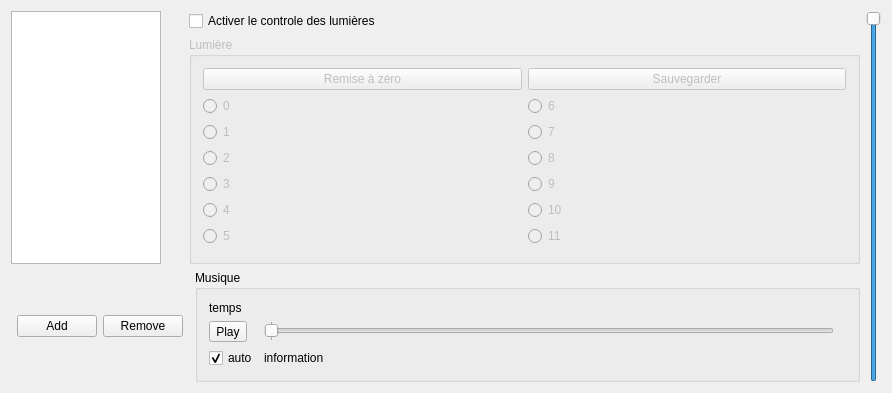
<?xml version="1.0" encoding="UTF-8"?>
<ui version="4.0">
 <class>MainWindow</class>
 <widget class="QMainWindow" name="MainWindow">
  <property name="geometry">
   <rect>
    <x>0</x>
    <y>0</y>
    <width>892</width>
    <height>393</height>
   </rect>
  </property>
  <property name="windowTitle">
   <string>RMusicPlayer</string>
  </property>
  <property name="windowIcon">
   <iconset resource="ressource.qrc">
    <normaloff>:/icones/filigrame.png</normaloff>:/icones/filigrame.png</iconset>
  </property>
  <widget class="QWidget" name="centralWidget">
   <layout class="QGridLayout" name="gridLayout_2">
    <item row="2" column="4">
     <widget class="QGroupBox" name="grpMusic">
      <property name="maximumSize">
       <size>
        <width>16777215</width>
        <height>150</height>
       </size>
      </property>
      <property name="title">
       <string>Musique</string>
      </property>
      <layout class="QGridLayout" name="gridLayout">
       <item row="0" column="0" colspan="4">
        <widget class="QLabel" name="lblTime">
         <property name="maximumSize">
          <size>
           <width>16777215</width>
           <height>20</height>
          </size>
         </property>
         <property name="text">
          <string>temps</string>
         </property>
        </widget>
       </item>
       <item row="3" column="0">
        <widget class="QCheckBox" name="chkAutoPlay">
         <property name="text">
          <string>auto</string>
         </property>
         <property name="checked">
          <bool>true</bool>
         </property>
        </widget>
       </item>
       <item row="3" column="1">
        <widget class="QLabel" name="lblInfo">
         <property name="maximumSize">
          <size>
           <width>16777215</width>
           <height>20</height>
          </size>
         </property>
         <property name="text">
          <string>information</string>
         </property>
        </widget>
       </item>
       <item row="1" column="0">
        <widget class="QToolButton" name="btnPlay">
         <property name="text">
          <string>Play</string>
         </property>
        </widget>
       </item>
       <item row="1" column="1">
        <widget class="QSlider" name="sliMusic">
         <property name="maximumSize">
          <size>
           <width>16777215</width>
           <height>20</height>
          </size>
         </property>
         <property name="singleStep">
          <number>100</number>
         </property>
         <property name="pageStep">
          <number>1000</number>
         </property>
         <property name="orientation">
          <enum>Qt::Horizontal</enum>
         </property>
         <property name="invertedAppearance">
          <bool>false</bool>
         </property>
         <property name="invertedControls">
          <bool>false</bool>
         </property>
         <property name="tickPosition">
          <enum>QSlider::TicksBothSides</enum>
         </property>
         <property name="tickInterval">
          <number>10000</number>
         </property>
        </widget>
       </item>
      </layout>
     </widget>
    </item>
    <item row="2" column="2">
     <widget class="QPushButton" name="btnRemove">
      <property name="text">
       <string>Remove</string>
      </property>
     </widget>
    </item>
    <item row="0" column="0" rowspan="2" colspan="3">
     <widget class="QListWidget" name="listWidget">
      <property name="maximumSize">
       <size>
        <width>150</width>
        <height>16777215</height>
       </size>
      </property>
     </widget>
    </item>
    <item row="0" column="5" rowspan="3">
     <widget class="QSlider" name="sliVolume">
      <property name="maximumSize">
       <size>
        <width>20</width>
        <height>16777215</height>
       </size>
      </property>
      <property name="maximum">
       <number>100</number>
      </property>
      <property name="value">
       <number>100</number>
      </property>
      <property name="orientation">
       <enum>Qt::Vertical</enum>
      </property>
     </widget>
    </item>
    <item row="2" column="1">
     <widget class="QPushButton" name="btnAdd">
      <property name="text">
       <string>Add</string>
      </property>
     </widget>
    </item>
    <item row="1" column="3" colspan="2">
     <widget class="QGroupBox" name="grpLight">
      <property name="enabled">
       <bool>false</bool>
      </property>
      <property name="title">
       <string>Lumière</string>
      </property>
      <layout class="QGridLayout" name="gridLayout_3">
       <item row="1" column="1">
        <widget class="QRadioButton" name="rdState06">
         <property name="text">
          <string>6</string>
         </property>
         <property name="autoExclusive">
          <bool>false</bool>
         </property>
        </widget>
       </item>
       <item row="1" column="0">
        <widget class="QRadioButton" name="rdState00">
         <property name="text">
          <string>0</string>
         </property>
         <property name="autoExclusive">
          <bool>false</bool>
         </property>
        </widget>
       </item>
       <item row="3" column="0">
        <widget class="QRadioButton" name="rdState02">
         <property name="text">
          <string>2</string>
         </property>
         <property name="autoExclusive">
          <bool>false</bool>
         </property>
        </widget>
       </item>
       <item row="4" column="1">
        <widget class="QRadioButton" name="rdState09">
         <property name="text">
          <string>9</string>
         </property>
         <property name="autoExclusive">
          <bool>false</bool>
         </property>
        </widget>
       </item>
       <item row="3" column="1">
        <widget class="QRadioButton" name="rdState08">
         <property name="text">
          <string>8</string>
         </property>
         <property name="autoExclusive">
          <bool>false</bool>
         </property>
        </widget>
       </item>
       <item row="4" column="0">
        <widget class="QRadioButton" name="rdState03">
         <property name="text">
          <string>3</string>
         </property>
         <property name="autoExclusive">
          <bool>false</bool>
         </property>
        </widget>
       </item>
       <item row="2" column="0">
        <widget class="QRadioButton" name="rdState01">
         <property name="text">
          <string>1</string>
         </property>
         <property name="autoExclusive">
          <bool>false</bool>
         </property>
        </widget>
       </item>
       <item row="2" column="1">
        <widget class="QRadioButton" name="rdState07">
         <property name="text">
          <string>7</string>
         </property>
         <property name="autoExclusive">
          <bool>false</bool>
         </property>
        </widget>
       </item>
       <item row="5" column="0">
        <widget class="QRadioButton" name="rdState04">
         <property name="text">
          <string>4</string>
         </property>
         <property name="autoExclusive">
          <bool>false</bool>
         </property>
        </widget>
       </item>
       <item row="6" column="0">
        <widget class="QRadioButton" name="rdState05">
         <property name="text">
          <string>5</string>
         </property>
         <property name="autoExclusive">
          <bool>false</bool>
         </property>
        </widget>
       </item>
       <item row="5" column="1">
        <widget class="QRadioButton" name="rdState10">
         <property name="text">
          <string>10</string>
         </property>
         <property name="autoExclusive">
          <bool>false</bool>
         </property>
        </widget>
       </item>
       <item row="6" column="1">
        <widget class="QRadioButton" name="rdState11">
         <property name="text">
          <string>11</string>
         </property>
         <property name="autoExclusive">
          <bool>false</bool>
         </property>
        </widget>
       </item>
       <item row="0" column="1">
        <widget class="QPushButton" name="btnSaveLight">
         <property name="text">
          <string>Sauvegarder</string>
         </property>
        </widget>
       </item>
       <item row="0" column="0">
        <widget class="QPushButton" name="btnRAZ">
         <property name="text">
          <string>Remise à zéro</string>
         </property>
        </widget>
       </item>
      </layout>
     </widget>
    </item>
    <item row="0" column="3" colspan="2">
     <widget class="QCheckBox" name="chkEnableLight">
      <property name="text">
       <string>Activer le controle des lumières</string>
      </property>
     </widget>
    </item>
   </layout>
  </widget>
 </widget>
 <layoutdefault spacing="6" margin="11"/>
 <resources>
  <include location="ressource.qrc"/>
 </resources>
 <connections/>
</ui>
